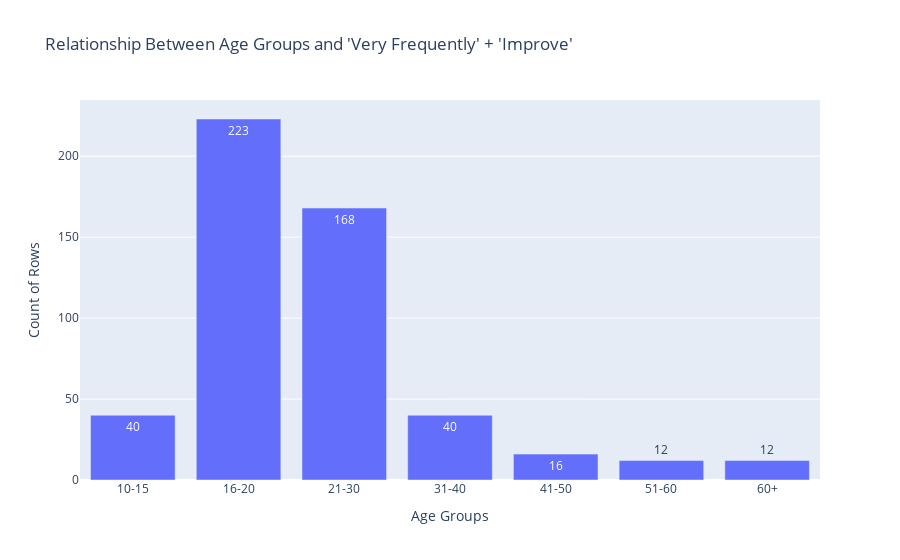

The notebook cell saved with this chart:
### Code cell
# Step 1: Filter rows where 'Music effects' is 'Improve'
filtered_df = df[df["Music effects"] == "Improve"]

# Step 2: Check if any music category column contains 'Very frequently'
frequency_columns = [col for col in df.columns if col.startswith("Frequency")]
filtered_df = filtered_df[filtered_df[frequency_columns].eq("Very frequently").any(axis=1)]

# Step 3: Group by 'Age Groups' and count occurrences
age_group_counts = filtered_df.groupby("Age Groups").size().reset_index(name="Count")

# Step 4: Create a bar graph
fig = px.bar(
    age_group_counts,
    x="Age Groups",
    y="Count",
    title="Relationship Between Age Groups and 'Very Frequently' + 'Improve'",
    labels={"Count": "Count of Rows", "Age Groups": "Age Groups"},
    text="Count"
)

# Show the graph
fig.show()

### Figure 1 — Plotly figure (JSON) as saved in the notebook; plotly's stock layout.template omitted (floating-point values rounded to 4 significant figures)
{"data": [{"hovertemplate": "Age Groups=%{x}<br>Count of Rows=%{text}<extra></extra>", "legendgroup": "", "marker": {"color": "#636efa", "pattern": {"shape": ""}}, "name": "", "orientation": "v", "showlegend": false, "text": [40.0, 223.0, 168.0, 40.0, 16.0, 12.0, 12.0], "textposition": "auto", "type": "bar", "x": ["10-15", "16-20", "21-30", "31-40", "41-50", "51-60", "60+"], "xaxis": "x", "y": [40, 223, 168, 40, 16, 12, 12], "yaxis": "y"}], "layout": {"barmode": "relative", "legend": {"tracegroupgap": 0}, "title": {"text": "Relationship Between Age Groups and 'Very Frequently' + 'Improve'"}, "xaxis": {"anchor": "y", "domain": [0, 1], "title": {"text": "Age Groups"}}, "yaxis": {"anchor": "x", "domain": [0, 1], "title": {"text": "Count of Rows"}}}}
